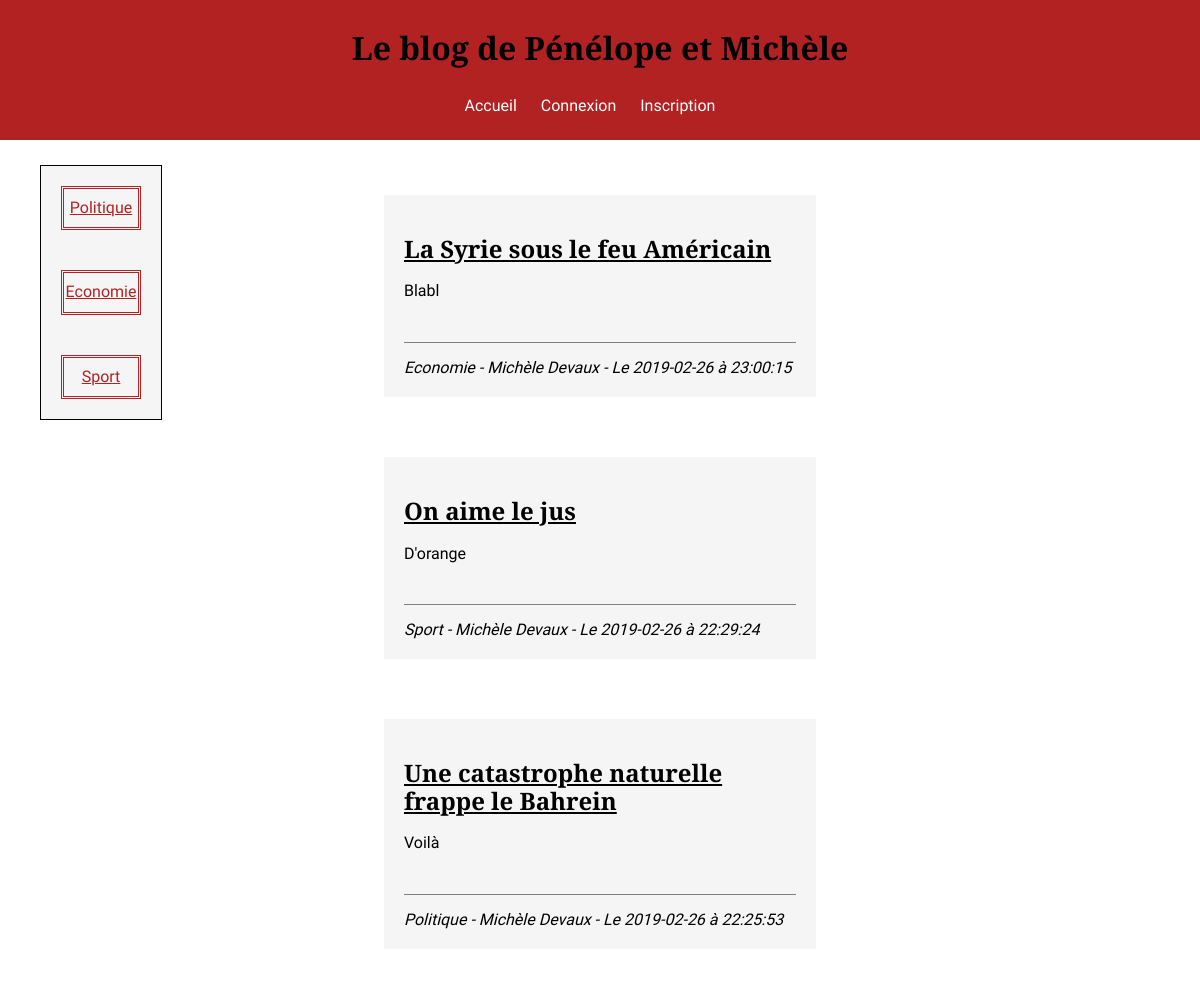
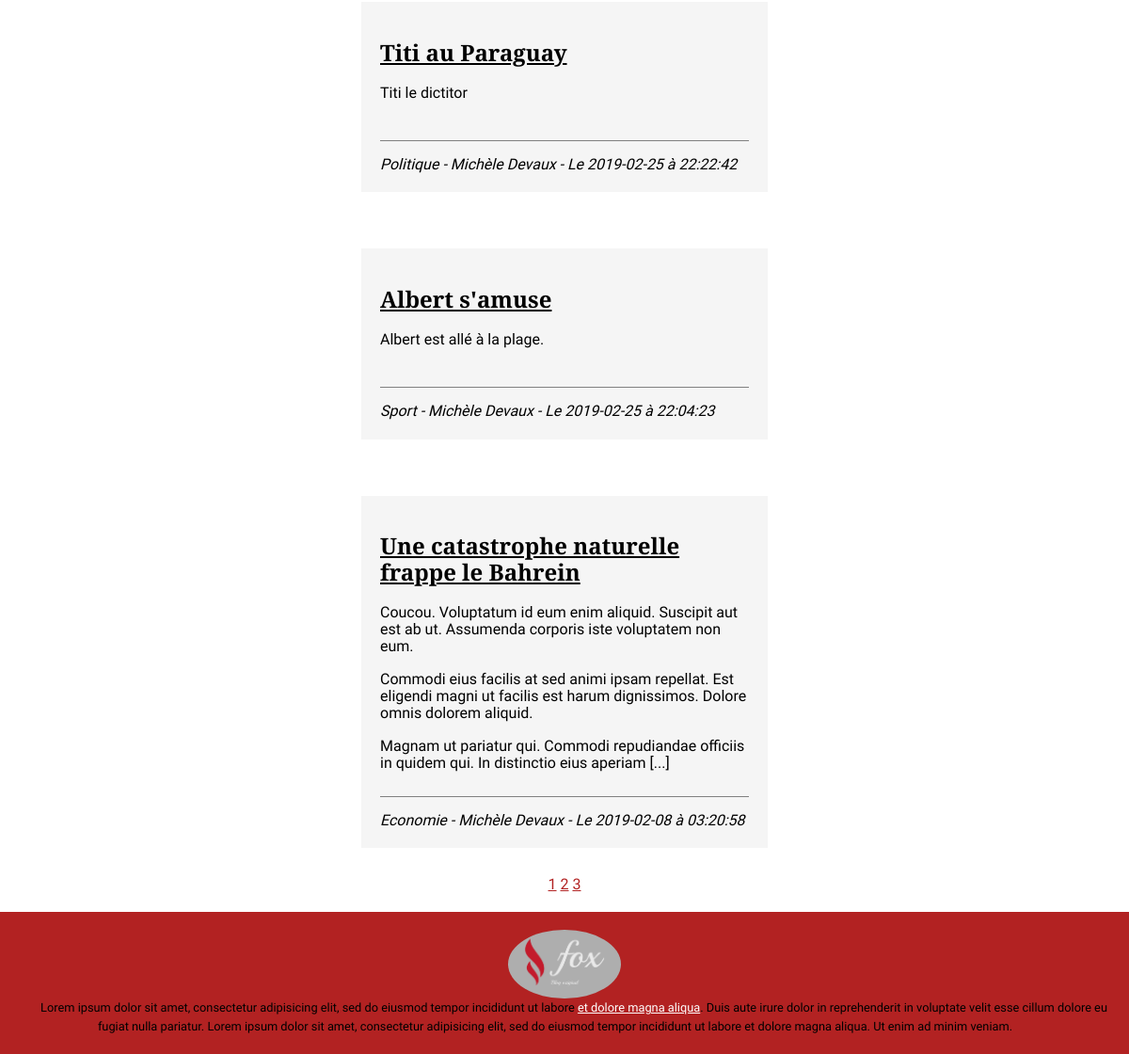
The page / on the database its author committed (2 pictures, top to bottom).
### tables this page shows
CREATE TABLE `articles` (
  `id` int(11) NOT NULL,
  `title` varchar(255) NOT NULL,
  `content` text NOT NULL,
  `creation_date` datetime NOT NULL,
  `author_id` int(11) NOT NULL,
  `category_id` int(11) NOT NULL
);

CREATE TABLE `categories` (
  `id` int(11) NOT NULL,
  `type` varchar(255) NOT NULL
);

CREATE TABLE `users` (
  `id` int(11) NOT NULL,
  `username` varchar(40) NOT NULL,
  `firstname` varchar(255) NOT NULL,
  `lastname` varchar(255) NOT NULL,
  `mail` varchar(100) NOT NULL,
  `signup_date` datetime DEFAULT NULL,
  `accesslevel` int(11) NOT NULL DEFAULT '1',
  `password` varchar(100) NOT NULL
);

### index.php (called while the page is built, shortened)
<?php
require "library.php";
$DB = connect("localhost", "blog");
$directions = ["DESC", "ASC"];
$orders = ["creation_date", "id"];
$categories = query($DB, "SELECT `type` FROM categories", true, [], true);
$limit = 6;
if (!empty($_GET['page']) && is_int(intval($_GET['page'], 10))) {
    $page = intval($_GET['page']);
} else {
    $page = 1;
}
$offset = ($page - 1) * $limit;
if (!empty($_GET['direction']) && in_array($_GET['direction'], $directions)) {
    $direction = $_GET['direction'];
} else {
    $direction = "DESC";
}
if (!empty($_GET['order']) && in_array($_GET['order'], $orders)) {
    $order = $_GET['order'];
} else {
    $order = "creation_date";
}
if (!empty($_GET['categ']) && in_array($_GET['categ'], $categories)) {
    $categ = $_GET['categ'];
} else {
    $categ = "";
}
$sql = "SELECT articles.`id`, articles.title, articles.content, articles.creation_date, users.firstname, users.lastname, categories.type
FROM articles
JOIN users ON articles.author_id = users.id
JOIN categories ON articles.category_id = categories.id";
$count = query($DB, $sql, true, [], false, true);
$sql .= " ORDER BY $order $direction LIMIT $limit OFFSET $offset";
$data = query($DB, $sql);
foreach ($data as $index => $article) {
    $data[$index]['content'] = cutWords($data[$index]['content'], 50);
}
require_once "templates/template.phtml";
?>

### library.php (called while the page is built, shortened)
<?php
function cutWords(string $str, int $maxWords) : string
{
    if (strlen($str) < $maxWords) return $str;
    return implode(" ", array_slice(explode(" ", $str, $maxWords), 0, -1)) . " [...]";
}
function query(PDO $database, string $sql, bool $multipleRows = true, array $args = [], bool $isOneColumn = false, bool $count = false, bool $hasNoReturn = false)
{
    $query = $database->prepare($sql);
    $query->execute($args);
    if ($count) return count($query->fetchAll(PDO::FETCH_ASSOC));
    if ($multipleRows && !$isOneColumn) return $query->fetchAll(PDO::FETCH_ASSOC);
    if ($multipleRows && $isOneColumn) {
        $data = $query->fetchAll(PDO::FETCH_ASSOC);
        foreach ($data as $index => $info) {
            $data[$index] = implode($info);
        }
        return $data;
    }
}
?>

### templates/index.phtml (the view)
<main id="index">
    <aside>
        <?php foreach ($categories as $category) : ?>
        <a href="index.php?page=<?= $page ?>&direction=<?= $direction ?>&order=<?= $order ?>&categ=<?= $category ?>"><?= $category ?></a>
        <?php endforeach ?>
    </aside>
    <section>
        <?php foreach ($data as $index => $article) : ?>
        <article id="<?= $index ?>">
            <h2><a href="article.php?art=<?= $article["id"] ?>"><?= $article["title"] ?></a></h2>
            <p><?= $article["content"] ?></p>
            <em><?= $article["type"] ?> - <?= $article["firstname"] . " " . $article["lastname"] . " - Le " . substr($article["creation_date"], 0, -8) . " à " . substr($article["creation_date"], -8) ?></em>
        </article>
        <?php endforeach ?>
        <nav>
            <a href="index.php?page=1&direction=<?= $direction ?>&order=<?= $order ?>&categ=<?= $categ ?>">1</a>
            <?php for ($i = $page - 7; $i < $page + 7; $i++) : ?>
                <?php if ($i > 1 && $i < ceil($count / $limit)) : ?>
                    <a href="index.php?page=<?= $i ?>&direction=<?= $direction ?>&order=<?= $order ?>&categ=<?= $categ ?>"><?= $i ?></a>
                <?php endif ?>
            <?php endfor ?>
            <a href="index.php?page=<?= ceil($count / $limit) ?>&direction=<?= $direction ?>&order=<?= $order ?>&categ=<?= $categ ?>"><?= ceil($count / $limit) ?></a>
        </nav>
    </section>
</main>

### css/style.css (style rules this page uses)
html { height: 100%; box-sizing: border-box; }
*, *::before, *::after { box-sizing: inherit; }
body { margin: 0 auto; font-family: "Source Sans Pro", sans-serif; position: relative; margin: 0; padding-bottom: 6rem; min-height: 100%; }
h1, h2, h3, h4, h5, h6 { font-family: "Libre Baskerville", serif; }
h2 a { color: black; }
main { clear: both; width: 80vw; margin: 0 auto; }
section { margin-bottom: 100px; }
article { background-color: whitesmoke; padding: 20px; margin: 30px; }
main#index section nav a { color: firebrick; }
main#index nav { width: 100%; text-align: center; }
main#index { position: relative; }
main#index aside { display: flex; flex-direction: column; background: whitesmoke; border: 1px solid black; position: fixed; left: 40px; }
main#index aside a { margin: 20px; color: firebrick; border: 3px double firebrick; width: 80px; display: block; text-align: center; padding: 10px 0px; }
main#index article { width: 45%; }
main#index article p:last-of-type { padding-bottom: 25px; border-bottom: 1px solid gray; }
main#index section { display: flex; flex-flow: row wrap; justify-content: space-around; margin: auto; }
main { margin-bottom: 75px; }

### rows shown on the page
articles: title "La Syrie sous le feu Américain", content "Blabl", category.type "Economie", author.firstname "Michèle", author.lastname "Devaux", creation_date "2019-02-26", creation_date "23:00:15"
articles: title "On aime le jus", content "D'orange", category.type "Sport", author.firstname "Michèle", author.lastname "Devaux", creation_date "2019-02-26", creation_date "22:29:24"
articles: title "Une catastrophe naturelle frappe le Bahrein", content "Voilà", category.type "Politique", author.firstname "Michèle", author.lastname "Devaux", creation_date "2019-02-26", creation_date "22:25:53"
articles: title "Titi au Paraguay", content "Titi le dictitor", category.type "Politique", author.firstname "Michèle", author.lastname "Devaux", creation_date "2019-02-25", creation_date "22:22:42"
articles: title "Albert s'amuse", content "Albert est allé à la plage.", category.type "Sport", author.firstname "Michèle", author.lastname "Devaux", creation_date "2019-02-25", creation_date "22:04:23"
articles: title "Une catastrophe naturelle frappe le Bahrein", content "Coucou. Voluptatum id eum enim aliquid. Suscipit aut est ab ut. Assumenda corporis iste voluptatem non eum. Commodi eius facilis at sed animi ipsam repellat. Est eligendi magni ut facilis est harum dignissimos. Dolore omnis dolorem aliquid. Magnam ut pariatur qui. Commodi repudiandae officiis in quidem qui. In distinctio eius aperiam [...]", category.type "Economie", author.firstname "Michèle", author.lastname "Devaux", creation_date "2019-02-08", creation_date "03:20:58"

### other values the page prints
$category "Politique"
$category "Economie"
$category "Sport"
ceil($count / $limit) "3"
